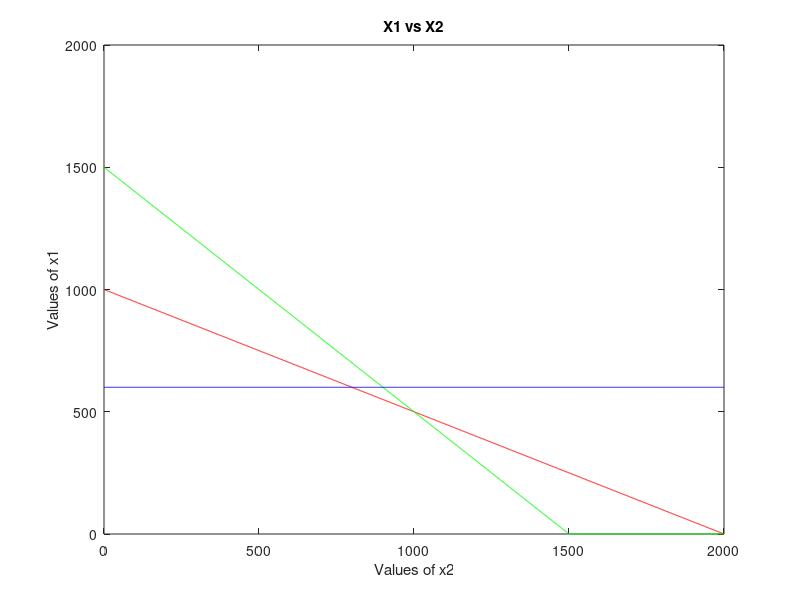

Here is the MATLAB script that generated this plot: (Note: this script raises an error after producing the figure.)
clc
clear all
%I
C=[3 5];
A=[1 2;1 1;0 1];
B=[2000;1500;600];

X1=0:1:max(B);

x21=(B(1)-A(1,1).*X1)/A(1,2);
x22=(B(2)-A(2,1).*X1)/A(2,2);
x23=(B(3)-A(3,1).*X1)/A(3,2);

x21=max(0,x21);
x22=max(0,x22);
x23=max(0,x23);

plot(X1,x21,'r',X1,x22,'g',X1,x23,'b');
xlabel('Values of x2');
ylabel('Values of x1');
title('X1 vs X2');

cx1=find(X1==0);

c1=find(x21==0);
line1=[X1(:,[c1 cx1]);x21(:,[c1 cx1])]';

c2=find(x22==0);
line2=[X1(:,[c2 cx1]);x22(:,[c2 cx1])]';

c3=find(x23==0);
line3=[X1(:,[c3 cx1]);x23(:,[c3 cx1])]';

corners=unique([line1;line2;line3],'rows');

int=[0;0];
for i=1:size(A,1)
    a1=A(i,:);
    b1=B(i,:);
    for j=i+1:size(A,1)
        a2=A(j,:);
        b2=B(j,:);
        
        a_f=[a1;a2];
        b_f=[b1;b2];

        x=a_f\b_f;
        int =[int x];
    end
end
pt=int';

allpt=[pt;corners];
points=unique(allpt,'rows');

fpt=constraints(points);
fpt=unique(fpt,'rows');

for i=1:size(fpt,1)
    Fx(i,:)=sum(fpt(i,:).*C);
end
tab=[fpt Fx];
[fxval,index]=max(Fx);
optval=tab(index,:);
final=array2table(optval);
final.Properties.VariableNames={'x1','x2','Value'}